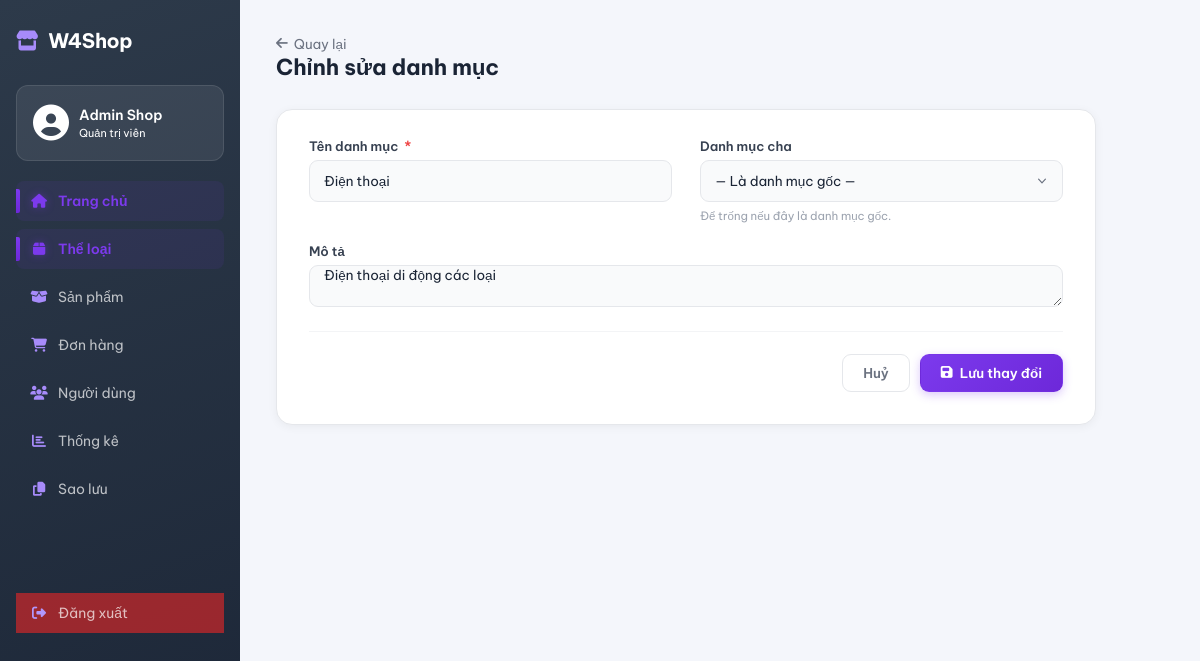
The page /admin/categories/edit?id=1 (signed in) on the database its author committed.
### tables this page shows
CREATE TABLE `categories` (
  `category_id` int(11) NOT NULL,
  `parent_id` int(11) DEFAULT NULL COMMENT 'NULL = danh mục gốc',
  `category_name` varchar(100) NOT NULL,
  `description` text DEFAULT NULL
);

### core/Controller.php (called while the page is built, shortened)
<?php
class Controller {
    protected function render($view, $data = []) {
        extract($data);
        $viewPath = __DIR__ . '/../app/views/' . $view . '.php';
        require $viewPath;
    }
}
?>

### app/controllers/Admincategorycontroller.php (called while the page is built, shortened)
<?php
require_once __DIR__ . '/../../core/Controller.php';
require_once __DIR__ . '/../models/CategoryModelAdmin.php';
class AdminCategoryController extends Controller
{
    private CategoryModelAdmin $categoryModel;
    public function __construct()
    {
        $this->categoryModel = new CategoryModelAdmin();
    }
    public function edit(): void
    {
        $id       = (int)($_GET['id'] ?? 0);
        $category = $this->categoryModel->findById($id);
        $parentList = $this->categoryModel->getAllForSelect($id);
        $this->render('admin/CategoryForm', [
            'category'   => $category,
            'errors'     => [],
            'mode'       => 'edit',
            'parentList' => $parentList,
        ]);
    }
}

### index.php (called while the page is built, shortened)
<?php
require_once __DIR__ . '/core/Router.php';
$router = new Router();
$router->get('/', 'HomeController', 'index');
$router->get('/products',          'ProductController', 'index');
$router->get('/products/search',   'ProductController', 'search');
$router->get('/products/{id}',     'ProductController', 'detail');
$router->get('/login',    'AuthController', 'loginPage');
$router->post('/login',   'AuthController', 'loginPage');
$router->get('/register', 'AuthController', 'registerPage');
$router->post('/register','AuthController', 'registerPage');
$router->get('/forgot-password', 'AuthController', 'forgotPassword');
$router->get('/logout',   'AuthController', 'logout');
$router->get('/profile',          'ProfileController', 'index');
$router->get('/profile/edit',           'ProfileController', 'edit');
$router->post('/profile/update',        'ProfileController', 'update');
$router->get('/profile/addAddress',         'ProfileController', 'addAddress');
$router->post('/profile/store-address',      'ProfileController', 'storeAddress');
$router->get('/profile/editAddress/{id}',   'ProfileController', 'editAddress');
$router->post('/profile/update-address',     'ProfileController', 'updateAddress');
$router->post('/profile/delete-address',     'ProfileController', 'deleteAddress');
$router->post('/profile/set-default-address','ProfileController', 'setDefaultAddress');
$router->get('/orders/guest-checkout', 'OrderController', 'guestCheckout');
$router->post('/orders/guest-place',   'OrderController', 'guestPlace');
$router->post('/products/buy-now',     'ProductController', 'buyNow');
$router->get('/orders/buynow-preview',  'OrderController',   'buyNowPreview');
$router->post('/orders/buynow-place',   'OrderController',   'buyNowPlace');
$router->get('/cart',          'CartController', 'index');
$router->post('/cart/update',  'CartController', 'update');
$router->post('/cart/delete',  'CartController', 'delete');
$router->post('/cart/add',     'CartController', 'add');
$router->get('/cart/checkInfo', 'CartController', 'checkInfo');
$router->post('/cart/saveAddress', 'CartController', 'saveAddress');
$router->post('/cart/placeOrder', 'CartController', 'placeOrder');
$router->get('/orders/preview',  'CartController', 'preview');
$router->get('/checkout',       'OrderController', 'checkout');
$router->post('/place-order',   'OrderController', 'placeOrder');
$router->get('/orders',         'OrderController', 'history');
$router->get('/orders/pay/{id}',        'OrderController', 'pay');
$router->post('/orders/confirmPayment', 'OrderController', 'confirmPayment');
$router->get('/orders/{id}',    'OrderController', 'detail');
$router->post('/orders/updatePaymentStatus', 'OrderController', 'updatePaymentStatus');
$router->get('/admin',              'AdminController', 'home');
$router->get('/admin/orders',       'AdminController', 'orders');
$router->get('/admin/order-detail', 'AdminController', 'orderDetail');
$router->post('/admin/save-homepage',       'AdminController', 'saveHomepage');
$router->post('/admin/update-order-status', 'AdminController', 'updateOrderStatus');
$router->get('/admin/statistics', 'StatisticsController', 'index');
$router->get('/admin/api/statistics/stats', 'StatisticsController', 'getStats');
$router->get('/admin/api/statistics/monthly-chart', 'StatisticsController', 'getMonthlyChart');
$router->get('/admin/api/statistics/top-products', 'StatisticsController', 'getTopProductsChart');
$router->get('/admin/api/statistics/category', 'StatisticsController', 'getCategoryChart');
$router->get('/admin/api/statistics/order-status', 'StatisticsController', 'getOrderStatusChart');
$router->get('/admin/categories',         'AdminCategoryController', 'index');
$router->get('/admin/categories/create',  'AdminCategoryController', 'create');
$router->get('/admin/categories/edit',    'AdminCategoryController', 'edit');
$router->post('/admin/categories/store',  'AdminCategoryController', 'store');
$router->post('/admin/categories/update', 'AdminCategoryController', 'update');
$router->post('/admin/categories/delete', 'AdminCategoryController', 'delete');
$router->get('/admin/products',                      'AdminProductController', 'index');
$router->get('/admin/products/getProduct',           'AdminProductController', 'getProduct');
$router->get('/admin/products/getAttributes',        'AdminProductController', 'getAttributes');
$router->post('/admin/products/store',               'AdminProductController', 'store');
$router->post('/admin/products/update',              'AdminProductController', 'update');
$router->post('/admin/products/delete',              'AdminProductController', 'delete');
$router->post('/admin/products/deleteVariant',       'AdminProductController', 'deleteVariant');
$router->post('/admin/products/createAttribute',     'AdminProductController', 'createAttribute');
$router->post('/admin/products/createAttributeValue','AdminProductController', 'createAttributeValue');
$router->post('/admin/products/deleteAttribute',     'AdminProductController', 'deleteAttribute');
$router->post('/admin/products/deleteAttributeValue','AdminProductController', 'deleteAttributeValue');
$router->get('/admin/users',                'AdminUserController', 'index');
$router->get('/admin/users/create',         'AdminUserController', 'create');
$router->get('/admin/users/edit',           'AdminUserController', 'edit');
$router->get('/admin/users/detail',         'AdminUserController', 'detail');
$router->post('/admin/users/store',         'AdminUserController', 'store');
$router->post('/admin/users/update',        'AdminUserController', 'update');
$router->post('/admin/users/delete',        'AdminUserController', 'delete');
$router->post('/admin/users/toggle-status', 'AdminUserController', 'toggleStatus');
$router->get('/admin/backup',          'AdminController', 'backup');
$router->post('/admin/backup/download','AdminController', 'downloadBackup');
$router->dispatch();
?>

### config/database.php (called while the page is built, shortened)
<?php
if (!class_exists('Database')) {
class Database {
    private static $conn = null;
    public static function getConnection() {
        if (self::$conn === null) {
            self::$conn = new mysqli(self::DB_HOST, self::DB_USER, self::DB_PASS, self::DB_NAME, self::DB_PORT);
            self::$conn->set_charset("utf8mb4");
        }
        return self::$conn;
    }
}
}
if (!function_exists('getDB')) {
function getDB() {
    return Database::getConnection();
}
}
?>

### app/models/CategoryModelAdmin.php (called while the page is built, shortened)
<?php
require_once __DIR__ . '/../../core/Model.php';
class CategoryModelAdmin extends Model
{
    protected string $table = 'categories';
    public function findById(int $id): array|false
    {
        $sql = "SELECT c.category_id,
                       c.category_name,
                       c.description,
                       c.parent_id,
                       p.category_name AS parent_name
                FROM {$this->table} c
                LEFT JOIN {$this->table} p ON c.parent_id = p.category_id
                WHERE c.category_id = :id
                LIMIT 1";
        return $this->queryOne($sql, [':id' => $id]);
    }
}

### core/Model.php (called while the page is built, shortened)
<?php
require_once __DIR__ . '/../config/database.php';
class Model {
    protected $conn;
    public function __construct() {
        $this->conn = getDB();
    }
    private function compileNamedParams(string $sql, array $params): array
    {
        $values = [];
        $compiled = preg_replace_callback('/:([a-zA-Z_][a-zA-Z0-9_]*)/', function ($m) use ($params, &$values) {
            $key = ':' . $m[1];
            if (!array_key_exists($key, $params)) {
                die("Thiếu tham số {$key} khi build query");
            }
            $values[] = $params[$key];
            return '?';
        }, $sql);
        return [$compiled, $values];
    }
    private function prepareExecute(string $sql, array $params = []) {
        [$compiledSql, $values] = $this->compileNamedParams($sql, $params);
        $stmt = mysqli_prepare($this->conn, $compiledSql);
        if (!empty($values)) {
            $types = '';
            $refs  = [];
            foreach ($values as $i => $v) {
                if (is_int($v)) {
                    $types .= 'i';
                } elseif (is_float($v)) {
                    $types .= 'd';
                } else {
                    $types .= 's';
                }
                $refs[] = &$values[$i];
            }
            array_unshift($refs, $types);
            call_user_func_array([$stmt, 'bind_param'], $refs);
        }
        if (!mysqli_stmt_execute($stmt)) {
            die("Execute lỗi: " . mysqli_stmt_error($stmt) . " | SQL: " . $compiledSql);
        }
        return $stmt;
    }
    protected function queryAll(string $sql, array $params = []): array
    {
        $stmt   = $this->prepareExecute($sql, $params);
        $result = mysqli_stmt_get_result($stmt);
        $rows = [];
        if ($result) {
            while ($row = mysqli_fetch_assoc($result)) {
                $rows[] = $row;
            }
        }
        return $rows;
    }
    protected function queryOne(string $sql, array $params = []): array|false
    {
        $rows = $this->queryAll($sql, $params);
        return $rows[0] ?? false;
    }
}
?>

### app/views/admin/Categoryform.php (the view, shortened to what this page needs)
<?php
$isEdit = $mode === 'edit';
$title  = $isEdit ? 'Chỉnh sửa danh mục' : 'Thêm danh mục mới';
$action = $isEdit
    ? '/WEB_GR4/admin/categories/update'
    : '/WEB_GR4/admin/categories/store';
$val = fn(string $k, string $default = '') => htmlspecialchars($category[$k] ?? $default);
?>
<?php include __DIR__ . '/../layouts/admin_sidebar.php'; ?>
<link rel="stylesheet" href="/WEB_GR4/public/assets/css/admin/UserForm.css">
<div class="admin-content">
  <div class="page-header">
    <div>
      <a href="/WEB_GR4/admin/categories" class="back-link">
        <i class="fas fa-arrow-left"></i> Quay lại
      </a>
      <h1 class="page-title"><?= $title ?></h1>
    </div>
  </div>
  <div class="form-card">
    <form method="POST" action="<?= $action ?>">
      <div class="form-grid">
        <div class="form-group <?= !empty($errors['category_name']) ? 'has-error' : '' ?>">
          <label for="category_name">Tên danh mục <span class="required">*</span></label>
          <input
            type="text"
            id="category_name"
            name="category_name"
            value="<?= $val('category_name') ?>"
            class="form-control"
            placeholder="VD: Áo thun, Điện thoại…"
            autofocus
          >
        </div>
        <div class="form-group <?= !empty($errors['parent_id']) ? 'has-error' : '' ?>">
          <label for="parent_id">Danh mục cha</label>
          <select id="parent_id" name="parent_id" class="form-control">
            <option value="">— Là danh mục gốc —</option>
          </select>
          <small class="text-muted">Để trống nếu đây là danh mục gốc.</small>
        </div>
        <div class="form-group" style="grid-column: 1 / -1;">
          <label for="description">Mô tả</label>
          <textarea
            id="description"
            name="description"
            class="form-control"
            rows="4"
            placeholder="Mô tả ngắn về danh mục (không bắt buộc)…"
          ><?= $val('description') ?></textarea>
        </div>
      </div>
      <div class="form-actions">
        <a href="/WEB_GR4/admin/categories" class="btn btn-ghost">Huỷ</a>
        <button type="submit" class="btn btn-primary">
          <i class="fas fa-save"></i>
          <?= $isEdit ? 'Lưu thay đổi' : 'Tạo danh mục' ?>
        </button>
      </div>
    </form>
  </div>
</div>

### core/Router.php (shortened to what this page needs)
<?php
class Router {
    private $routes = [];
    public function get($path, $controller, $method) {
        $this->routes[] = ['path' => $path, 'controller' => $controller, 'method' => $method, 'httpMethod' => 'GET'];
    }
    public function post($path, $controller, $method) {
        $this->routes[] = ['path' => $path, 'controller' => $controller, 'method' => $method, 'httpMethod' => 'POST'];
    }
    public function dispatch() {
        $url = parse_url($_SERVER['REQUEST_URI'], PHP_URL_PATH);
        $base = '/WEB_GR4';
        if (strpos($url, $base) === 0) {
            $url = substr($url, strlen($base));
        }
        $httpMethod = $_SERVER['REQUEST_METHOD'];
        foreach ($this->routes as $route) {
            if ($route['httpMethod'] === $httpMethod && $this->match($route['path'], $url, $params)) {
                $ctrl = new $route['controller']();
                call_user_func_array([$ctrl, $route['method']], $params);
                return;
            }
        }
    }
    private function match($routePath, $url, &$params) {
        $pattern = preg_replace('/\{(\w+)\}/', '([^/]+)', $routePath);
        $pattern = '#^' . $pattern . '$#';
        if (preg_match($pattern, $url, $matches)) {
            return true;
        }
        return false;
    }
}
?>

### rows shown on the page
categories: category_name "Điện thoại", description "Điện thoại di động các loại"
